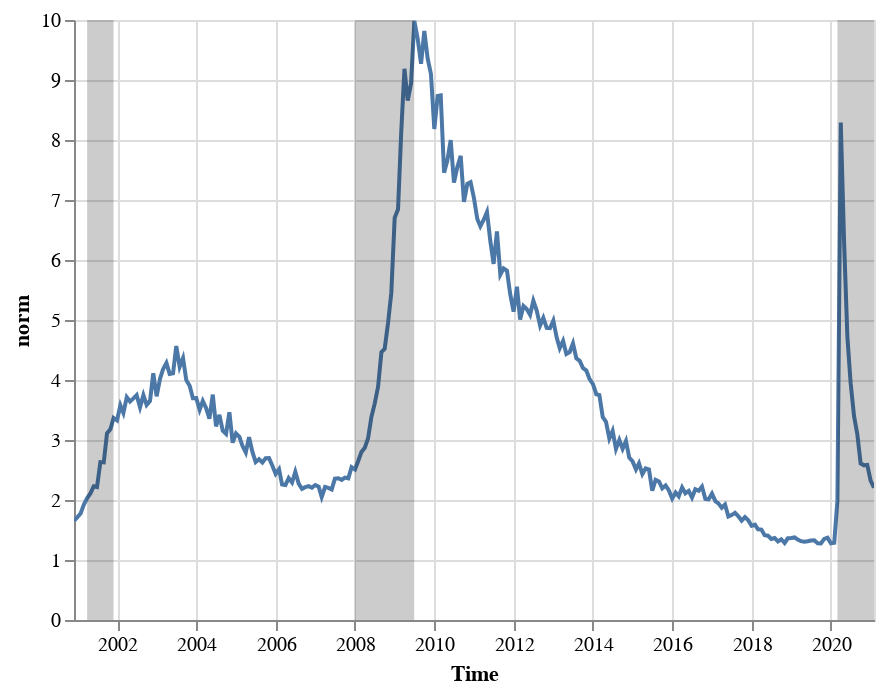

This figure's notebook cell:
### Code cell
aa = data[["norm_ratio"]].reset_index()
aa.columns = ["timestamp", "value"]

cutoff = get_cutoff(recession, aa["timestamp"].min(), aa["timestamp"].max())
plot_linechart(aa, ytitle="norm", cutoff=cutoff).interactive()

### Figure 1 — Vega-Lite specification as saved in the notebook (floating-point values rounded to 4 significant figures; data arrays with more than 128 entries replaced by an {"elided": "..."} marker saying what was removed)
{"config": {"view": {"continuousWidth": 400, "continuousHeight": 300}}, "layer": [{"data": {"name": "data-d0dafd44c51780a4d696c0d91c23c7f1"}, "mark": "line", "encoding": {"tooltip": [{"type": "temporal", "field": "timestamp", "format": "%Y-%m-%d %H:%M", "title": "Time"}, {"type": "quantitative", "field": "value", "title": "norm"}], "x": {"type": "temporal", "field": "timestamp", "title": "Time"}, "y": {"type": "quantitative", "field": "value", "title": "norm"}}, "selection": {"selector007": {"type": "interval", "bind": "scales", "encodings": ["x", "y"]}}, "title": ""}, {"data": {"name": "data-b46a7ab5dc1efd109f728c438478bd87"}, "mark": {"type": "rect", "color": "black", "opacity": 0.2}, "encoding": {"x": {"type": "temporal", "field": "start"}, "x2": {"field": "stop"}}}], "$schema": "https://vega.github.io/schema/vega-lite/v4.8.1.json", "datasets": {"data-d0dafd44c51780a4d696c0d91c23c7f1": {"elided": "243 records"}, "data-b46a7ab5dc1efd109f728c438478bd87": [{"start": "2001-04-01T00:00:00", "stop": "2001-11-30T00:00:00"}, {"start": "2008-01-01T00:00:00", "stop": "2009-06-30T00:00:00"}, {"start": "2020-03-01T00:00:00", "stop": "2021-02-01T00:00:00"}]}}
